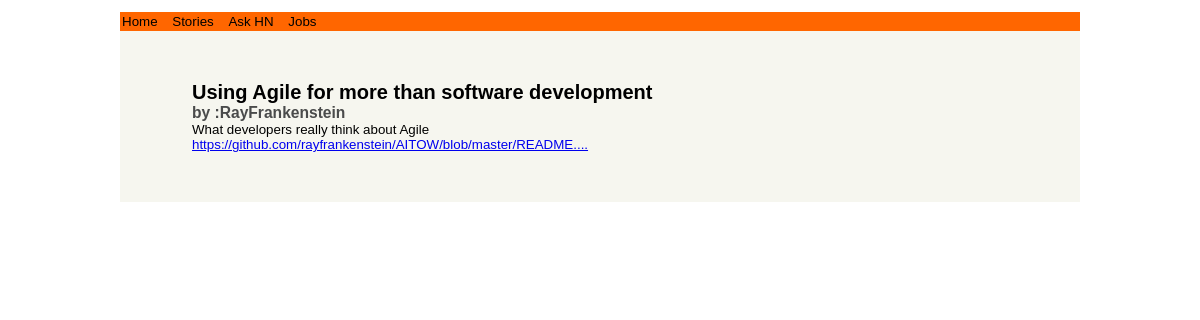
Screenshot of /comments/37144367 with the database file from the repository.
### hacker_news/models.py (models this page shows)
class Items(models.Model):
    id  = models.IntegerField(primary_key=True,unique=True)
    by = models.CharField(max_length=200, null=True, blank=True)
    type = models.CharField(max_length=200, null=True, blank=True)
    title = models.CharField(max_length=500, null=True, blank=True)
    text = models.TextField(null=True, blank=True)
    descendants = models.IntegerField(null=True, blank=True)
    url = models.CharField(max_length=500, null=True, blank=True)
    deleted = models.BooleanField()
    dead = models.BooleanField()
    created =models.DateTimeField(auto_now_add=True)

class Comments(models.Model):
    id  = models.IntegerField(primary_key=True,unique=True)
    item = models.ForeignKey(Items,null=True, blank=True, on_delete=models.CASCADE)
    by = models.CharField(max_length=200, null=True, blank=True)
    type = models.CharField(max_length=200, null=True, blank=True)
    text = models.TextField(null=True, blank=True)
    parent= models.ForeignKey('self', null=True, blank=True, on_delete=models.CASCADE, related_name='+')
    deleted = models.BooleanField()
    created =models.DateTimeField(auto_now_add=True)
    dead = models.BooleanField()
    class Meta:
        ordering = ('created',)
    @property
    def children(self):
        return Comments.objects.filter(parent=self,deleted=False, dead=False)

### hacker_news/views.py (the view)
# urls.py: path('comments/<id>', comments, name='comment'),
def comments(request,id):
    item = Items.objects.get(id=id)
    comment = Comments.objects.filter(item=item)
    return render(request, 'comments.html', {'comments':comment,'item':item, 'comment_count':comment.count()})

### hacker_news/templates/comments.html (shortened to what this page needs)
{% extends 'base.html' %}
{% block content%}
<div style="overflow: hidden; position:relative;">
	<div style="width: 85%; margin: 50px auto; ">
		<h2>{{item.title}}</h2>
		{% for comment in comments%}
			{%if not comment.parent%}
			<div style="width: 80%; margin-bottom: 20px;">
				<h3 style="color: rgb(74, 75, 75);"> by :{{comment.by}}</h3>
				<p>{{comment.text|safe}}</p>
			</div>
			{%endif%}
		{% endfor%}
	</div>
</div>
{% endblock %}

### hacker_news/static/css/style.css (style rules this page uses)
* { box-sizing: border-box; margin: 0; padding: 0; }
body { font-size: 10pt; }

### rows the page displays
Items: title "Using Agile for more than software development"
Comments: by "RayFrankenstein", text "What developers really think about Agile https://github.com/rayfrankenstein/AITOW/blob/master/README...."
